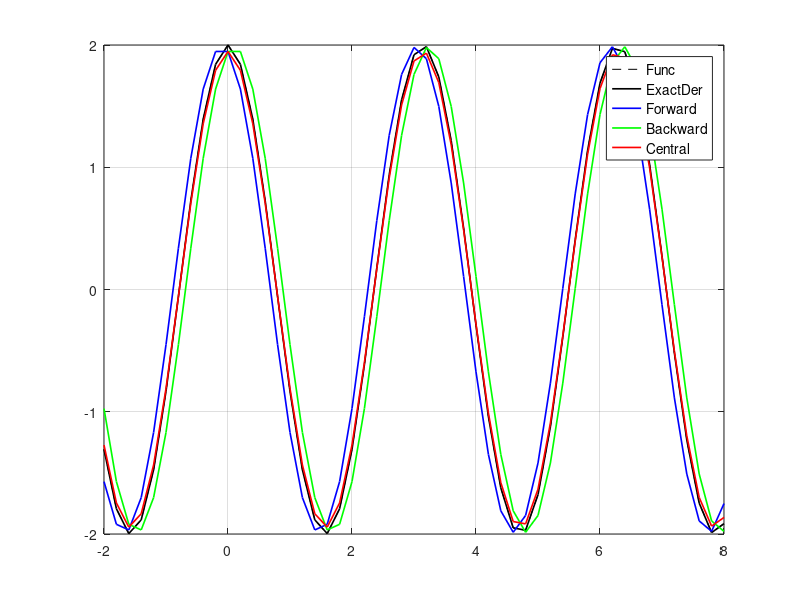

This chart was generated by the following MATLAB code:
% if you do not have enough theoretical knowledge on this subject,
% you can watch these videos
% [ENG]https://youtu.be/5zwxZ439nTA?si=NL3uV-R9FcZ2RBze
dt = 0.2; t = -2:dt:8; f = sin(2*t);
dfdx = 2*cos(2*t);
plot(t, dfdx, 'k--'), hold on, grid on; plot(t, dfdx, 'k', 'LineWidth', 1.2);
legend('Function', 'Exact Derivative'); set(gca, 'FontSize', 10);

dfdf = (sin(2*(t+dt)) - sin(2*t)) / dt;

dfdb = (sin(2*t) - sin(2*(t-dt))) / dt;

dfdc = (sin(2*(t+dt)) - sin(2*(t-dt))) / (2*dt);

plot(t, dfdf, 'b', 'LineWidth', 1.2);
plot(t, dfdb, 'g', 'LineWidth', 1.2);
plot(t, dfdc, 'r', 'LineWidth', 1.2);
l2 = legend('Func', 'ExactDer', 'Forward', 'Backward', 'Central'); set(l2, 'FontSize', 10);
